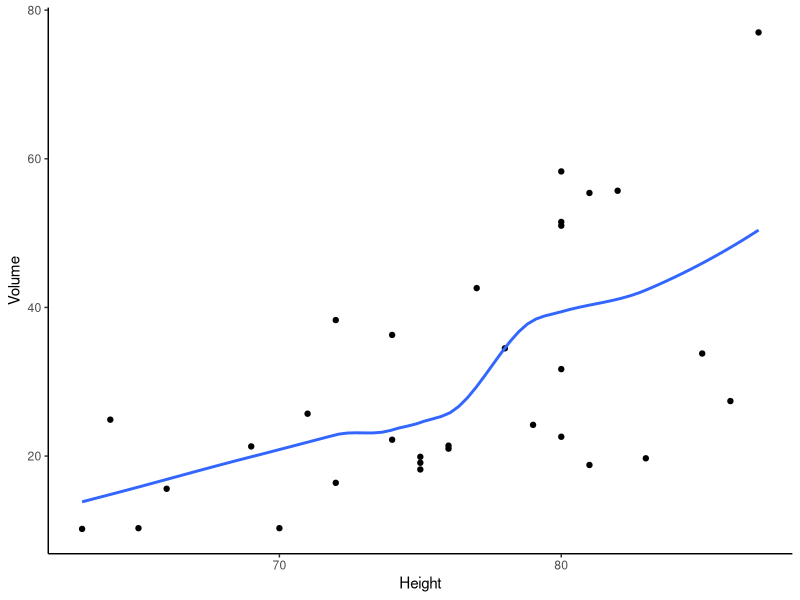
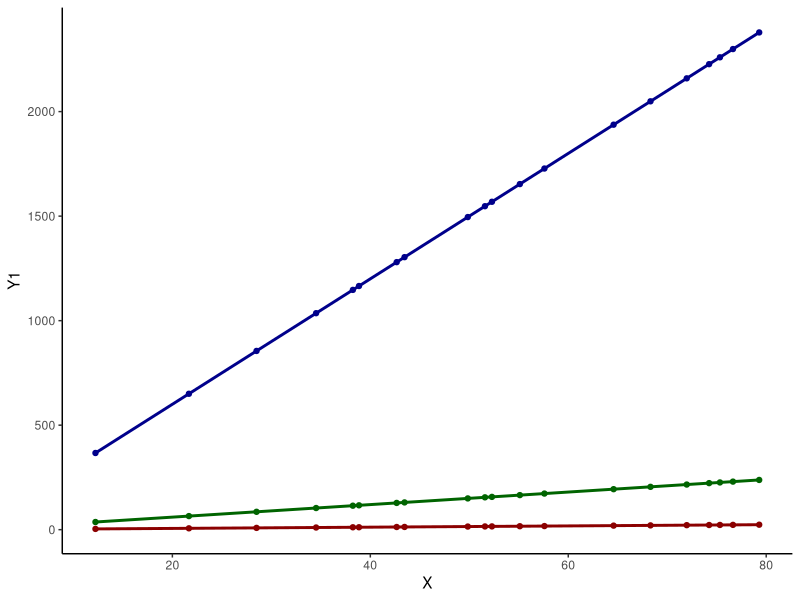
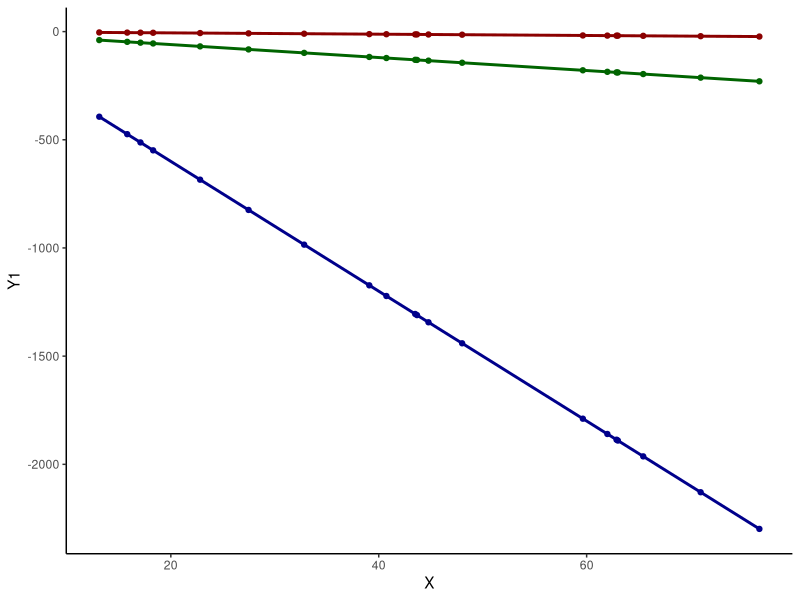
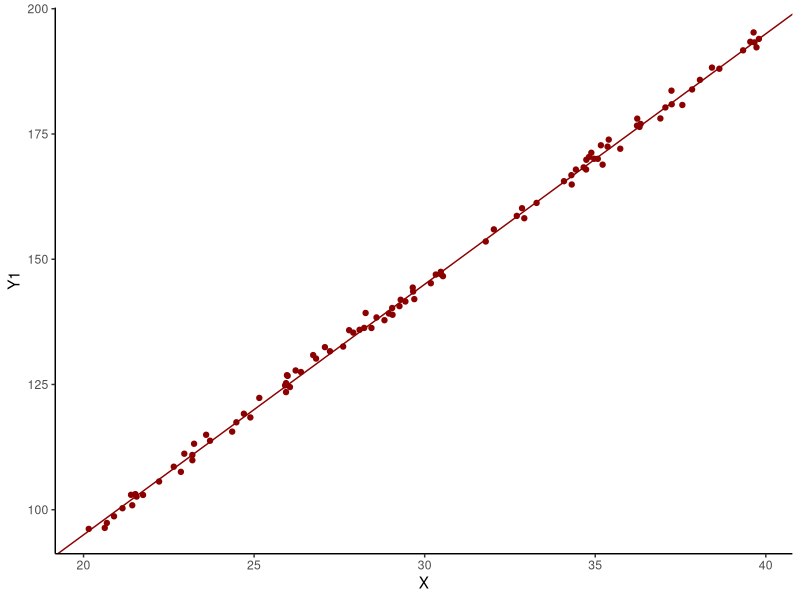
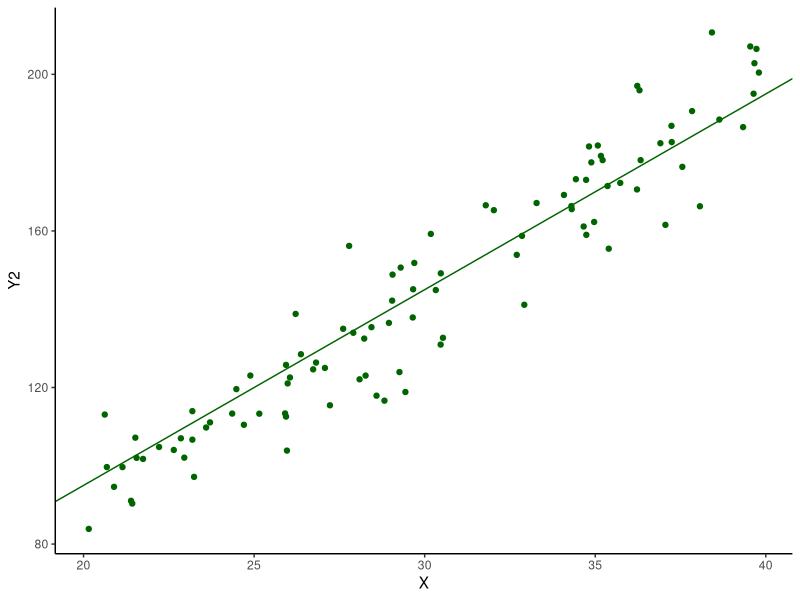
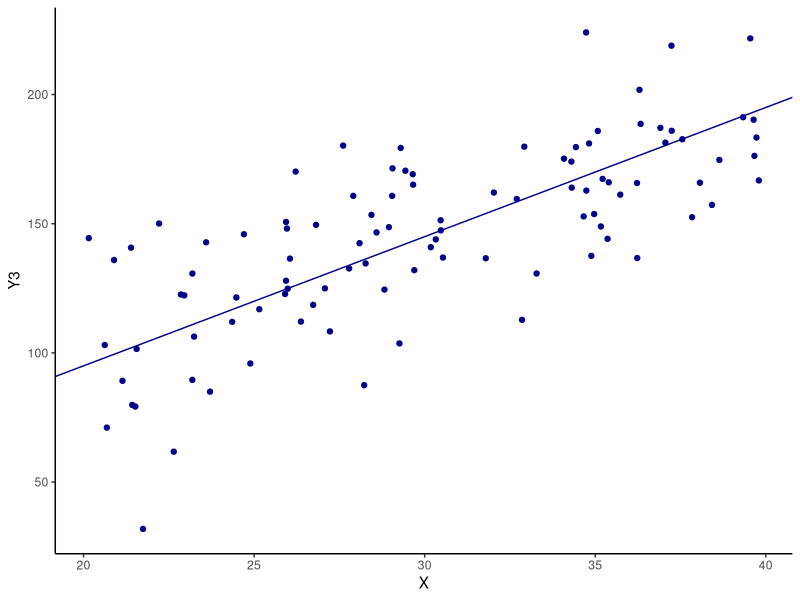
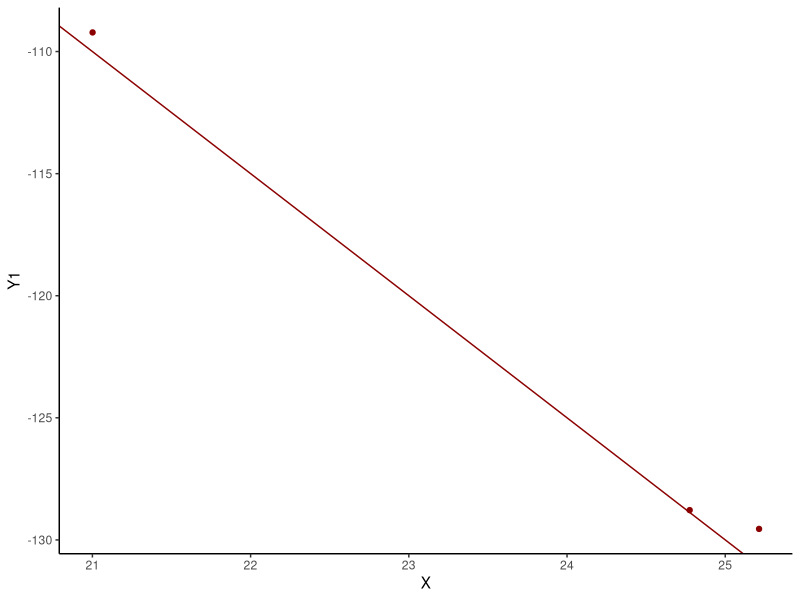
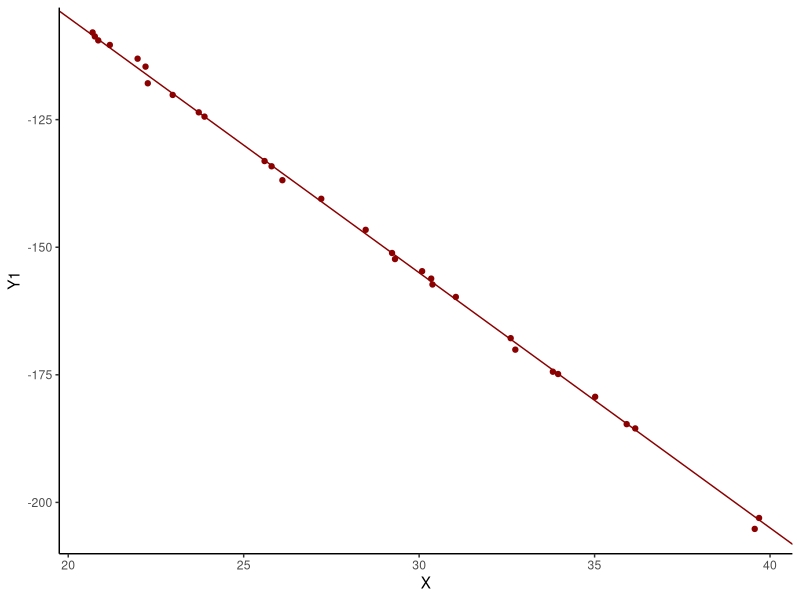

The R source for these figures, in order:
## ---- chunk 1
suppressPackageStartupMessages(library(ggplot2))
suppressPackageStartupMessages(library(tibble))
## ---- chunk 2
data(trees)
## ---- chunk 3
ggplot(trees, aes(x = Height, y = Volume)) +
  geom_point() +
  geom_smooth(method = "loess", formula = "y ~ x", se = FALSE) +
  theme_classic()
## ---- chunk 4
# Create a sample dataset
dat <- tibble(X = runif(n = 20, min = 10, max = 80))
dat <- add_column(dat, Y1 = 0.30*dat$X)
dat <- add_column(dat, Y2 = 3.00*dat$X)
dat <- add_column(dat, Y3 = 30.0*dat$X)
## ---- chunk 5
# Visualize the relationships
ggplot(dat, aes(x = X)) +
  geom_point(aes(y = Y1), color = "darkred") +
  geom_smooth(method = "lm", aes(y = Y1), formula = "y ~ x", color = "darkred", se = F) +
  geom_point(aes(y = Y2), color = "darkgreen") +
  geom_smooth(method = "lm", aes(y = Y2), formula = "y ~ x", color = "darkgreen", se = F) +
  geom_point(aes(y = Y3), color = "darkblue") +
  geom_smooth(method = "lm", aes(y = Y3), formula = "y ~ x", color = "darkblue", se = F) +
  theme_classic()
## ---- chunk 6
cor(x = dat$X, y = dat$Y1, method = "pearson")
cor(x = dat$X, y = dat$Y2, method = "pearson")
cor(x = dat$X, y = dat$Y3, method = "pearson")
## ---- chunk 7
# Create a sample dataset
dat <- tibble(X = runif(n = 20, min = 10, max = 80))
dat <- add_column(dat, Y1 = -0.30*dat$X)
dat <- add_column(dat, Y2 = -3.00*dat$X)
dat <- add_column(dat, Y3 = -30.0*dat$X)
## ---- chunk 8
# Visualize the relationships
ggplot(dat, aes(x = X)) +
  geom_point(aes(y = Y1), color = "darkred") +
  geom_smooth(method = "lm", aes(y = Y1), formula = "y ~ x", color = "darkred", se = F) +
  geom_point(aes(y = Y2), color = "darkgreen") +
  geom_smooth(method = "lm", aes(y = Y2), formula = "y ~ x", color = "darkgreen", se = F) +
  geom_point(aes(y = Y3), color = "darkblue") +
  geom_smooth(method = "lm", aes(y = Y3), formula = "y ~ x", color = "darkblue", se = F) +
  theme_classic()
## ---- chunk 9
cor(x = dat$X, y = dat$Y1, method = "pearson")
cor(x = dat$X, y = dat$Y2, method = "pearson")
cor(x = dat$X, y = dat$Y3, method = "pearson")
## ---- chunk 10
# Create a sample dataset
dat <- tibble(X = runif(100, min = 20, max = 40))
dat <- add_column(dat, Y1 = -5 + 5*dat$X + rnorm(100, sd = 1))
dat <- add_column(dat, Y2 = -5 + 5*dat$X + rnorm(100, sd = 10))
dat <- add_column(dat, Y3 = -5 + 5*dat$X + rnorm(100, sd = 25))
## ---- chunk 11
# Visualize the relationships
ggplot(dat, aes(x = X)) +
  geom_point(aes(y = Y1), color = "darkred") +
  geom_abline(intercept = -5, slope = 5, color = "darkred") +
  theme_classic()
## ---- chunk 12
# Visualize the relationships
ggplot(dat, aes(x = X)) +
  geom_point(aes(y = Y2), color = "darkgreen") +
  geom_abline(intercept = -5, slope = 5, color = "darkgreen") +
  theme_classic()
## ---- chunk 13
# Visualize the relationships
ggplot(dat, aes(x = X)) +
  geom_point(aes(y = Y3), color = "darkblue") +
  geom_abline(intercept = -5, slope = 5, color = "darkblue") +
  theme_classic()
## ---- chunk 14
cor(x = dat$X, y = dat$Y1, method = "pearson")
cor(x = dat$X, y = dat$Y2, method = "pearson")
cor(x = dat$X, y = dat$Y3, method = "pearson")
## ---- chunk 15
cor.test(x = dat$X, y = dat$Y1, method = "pearson", exact = TRUE)
cor.test(x = dat$X, y = dat$Y2, method = "pearson", exact = TRUE)
cor.test(x = dat$X, y = dat$Y3, method = "pearson", exact = TRUE)
## ---- chunk 16
# Create a sample dataset
n <- 3
dat <- tibble(X = runif(n, min = 20, max = 40))
dat <- add_column(dat, Y1 = -5 - 5*dat$X + rnorm(n, sd = 1))
## ---- chunk 17
# Visualize the relationships
ggplot(dat, aes(x = X)) +
  geom_point(aes(y = Y1), color = "darkred") +
  geom_abline(intercept = -5, slope = -5, color = "darkred") +
  theme_classic()
## ---- chunk 18
cor.test(x = dat$X, y = dat$Y1, method = "pearson", exact = TRUE)
## ---- chunk 19
# Create a sample dataset
n <- 30
dat <- tibble(X = runif(n, min = 20, max = 40))
dat <- add_column(dat, Y1 = -5 - 5*dat$X + rnorm(n, sd = 1))
## ---- chunk 20
# Visualize the relationships
ggplot(dat, aes(x = X)) +
  geom_point(aes(y = Y1), color = "darkred") +
  geom_abline(intercept = -5, slope = -5, color = "darkred") +
  theme_classic()
## ---- chunk 21
cor.test(x = dat$X, y = dat$Y1, method = "pearson", exact = TRUE)
## ---- chunk 22
# Create a sample dataset
n <- 50
dat <- tibble(X = runif(n, min = 20, max = 40))
dat <- add_column(dat, Y1 = -5 - 5*dat$X + rnorm(n, sd = 1))
## ---- chunk 23
# Visualize the relationships
ggplot(dat, aes(x = X)) +
  geom_point(aes(y = Y1), color = "darkred") +
  geom_abline(intercept = -5, slope = -5, color = "darkred") +
  theme_classic()
## ---- chunk 24
cor.test(x = dat$X, y = dat$Y1, method = "pearson", exact = TRUE)
## ---- chunk 25
# Create a sample dataset
n <- 3
dat <- tibble(X = runif(n, min = 20, max = 40))
dat <- add_column(dat, Y1 = -5 - 5*dat$X + rnorm(n, sd = 30))
## ---- chunk 26
# Visualize the relationships
ggplot(dat, aes(x = X)) +
  geom_point(aes(y = Y1), color = "darkred") +
  geom_abline(intercept = -5, slope = -5, color = "darkred") +
  theme_classic()
## ---- chunk 27
cor.test(x = dat$X, y = dat$Y1, method = "pearson", exact = TRUE)
## ---- chunk 28
# Create a sample dataset
n <- 30
dat <- tibble(X = runif(n, min = 20, max = 40))
dat <- add_column(dat, Y1 = -5 - 5*dat$X + rnorm(n, sd = 30))
## ---- chunk 29
# Visualize the relationships
ggplot(dat, aes(x = X)) +
  geom_point(aes(y = Y1), color = "darkred") +
  geom_abline(intercept = -5, slope = -5, color = "darkred") +
  theme_classic()
## ---- chunk 30
cor.test(x = dat$X, y = dat$Y1, method = "pearson", exact = TRUE)
## ---- chunk 31
# Create a sample dataset
n <- 50
dat <- tibble(X = runif(n, min = 20, max = 40))
dat <- add_column(dat, Y1 = -5 - 5*dat$X + rnorm(n, sd = 30))
## ---- chunk 32
# Visualize the relationships
ggplot(dat, aes(x = X)) +
  geom_point(aes(y = Y1), color = "darkred") +
  geom_abline(intercept = -5, slope = -5, color = "darkred") +
  theme_classic()
## ---- chunk 33
cor.test(x = dat$X, y = dat$Y1, method = "pearson", exact = TRUE)
## ---- chunk 34
# Create a sample dataset
dat <- tibble(X = runif(100, min = 20, max = 40))
dat <- add_column(dat, Y = -5 + rnorm(100, sd = 1))
## ---- chunk 35
# Visualize the relationships
ggplot(dat, aes(x = X)) +
  geom_point(aes(y = Y), color = "darkred") +
  geom_hline(yintercept = -5, color = "darkred") +
  theme_classic()
## ---- chunk 36
cor.test(x = dat$X, y = dat$Y, method = "pearson", exact = TRUE)
## ---- chunk 37
# Create a sample dataset
dat <- tibble(X = rnorm(100), Y = rnorm(100))
## ---- chunk 38
# Visualize the relationships
ggplot(dat, aes(x = X, y = Y)) +
  geom_point(color = "darkred") +
  geom_smooth(method = "loess", formula = "y ~ x",, se = F) +
  theme_classic()
## ---- chunk 39
cor.test(x = dat$X, y = dat$Y, method = "pearson", exact = TRUE)
## ---- chunk 40
ggplot(trees, aes(x = Height, y = Volume)) +
  geom_point() +
  geom_smooth(method = "loess", formula = "y ~ x", se = FALSE) +
  theme_classic()
## ---- chunk 41
cor.test(x = trees$Height, y = trees$Volume, method = "pearson")
